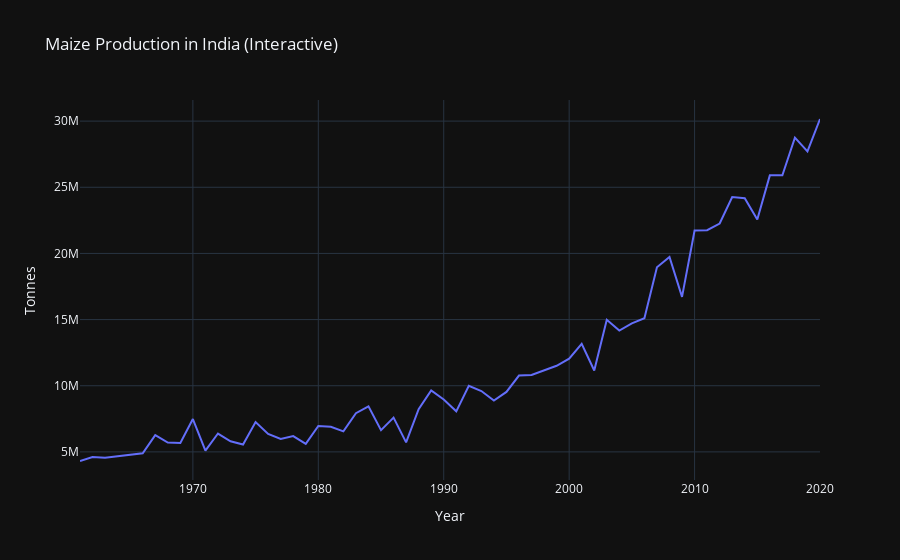

Source (notebook cell):
### Code cell
fig = px.line(
    df_plot,
    x="Year",
    y="Value",
    title="Maize Production in India (Interactive)",
    labels={"Value": "Tonnes"},
    template="plotly_dark"
)
fig.show()

### Figure 1 — Plotly figure (JSON) as saved in the notebook; plotly's stock layout.template omitted (floating-point values rounded to 4 significant figures)
{"data": [{"hovertemplate": "Year=%{x}<br>Tonnes=%{y}<extra></extra>", "legendgroup": "", "line": {"color": "#636efa", "dash": "solid"}, "marker": {"symbol": "circle"}, "mode": "lines", "name": "", "orientation": "v", "showlegend": false, "type": "scatter", "x": [1961, 1962, 1963, 1964, 1965, 1966, 1967, 1968, 1969, 1970, 1971, 1972, 1973, 1974, 1975, 1976, 1977, 1978, 1979, 1980, 1981, 1982, 1983, 1984, 1985, 1986, 1987, 1988, 1989, 1990, 1991, 1992, 1993, 1994, 1995, 1996, 1997, 1998, 1999, 2000, 2001, 2002, 2003, 2004, 2005, 2006, 2007, 2008, 2009, 2010, 2011, 2012, 2013, 2014, 2015, 2016, 2017, 2018, 2019, 2020], "xaxis": "x", "y": [4312000, 4607000, 4561000, 4664000, 4823000, 4893600, 6269300, 5701100, 5674300, 7485600, 5100500, 6388500, 5803500, 5558900, 7255800, 6361200, 5973300, 6199000, 5602900, 6957000, 6897100, 6548500, 7922000, 8441800, 6643700, 7592800, 5721300, 8228700, 9651300, 8961700, 8064400, 9992100, 9601000, 8884400, 9534000, 10769000, 10816000, 11147700, 11509600, 12043200, 13160200, 11151700, 14984300, 14172000, 14709900, 15097000, 18955400, 19731400, 16719500, 21725800, 21760000, 22260000, 24259510, 24170000, 22570000, 25900000, 25899870, 28752880, 27715100, 30160000], "yaxis": "y"}], "layout": {"legend": {"tracegroupgap": 0}, "title": {"text": "Maize Production in India (Interactive)"}, "xaxis": {"anchor": "y", "domain": [0, 1], "title": {"text": "Year"}}, "yaxis": {"anchor": "x", "domain": [0, 1], "title": {"text": "Tonnes"}}}}
